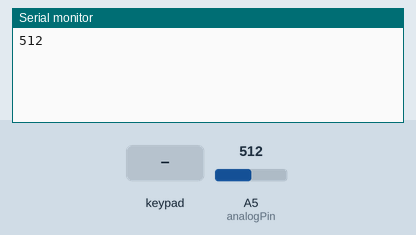
This sketch was run on a simulated Arduino Uno, built with avr-gcc and run on an emulated ATmega328P. Shown: the last lines printed to the serial monitor. The test bench sets the inputs (shaded band); at power-on: A5 (analogPin) = 512.

Above: at 1.2 s.
1.3 s: key '0' pressed
At 1.8 s:
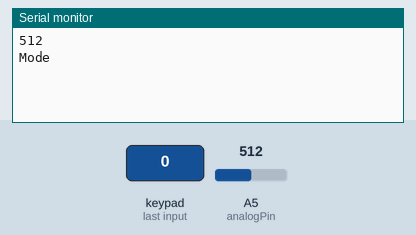
2.8 s: keypad keys 2 3 4 5 pressed 0.4 s apart
At 5.1 s:
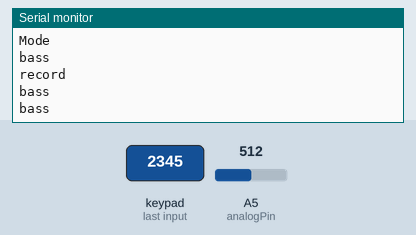
5.9 s: key '1' pressed
At 6.4 s:
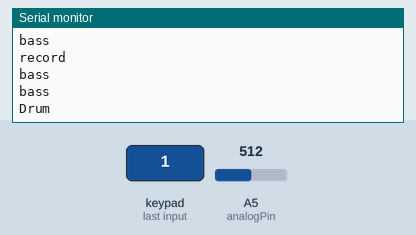
7.4 s: A5 (analogPin) set to 716
At 8.6 s:
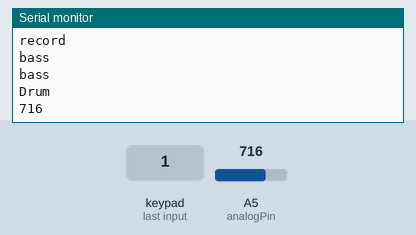
8.9 s: keypad keys 6 7 8 9 pressed 0.4 s apart
At 10.9 s:
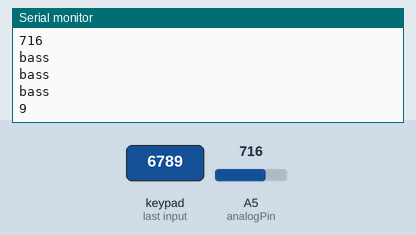
12.0 s: A5 (analogPin) set to 900
At 13.5 s:
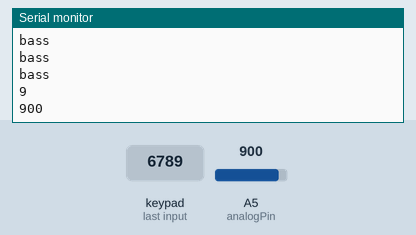
Timing chart, 0 to 14.5 s (numbered marks = the images above; inputs shaded):
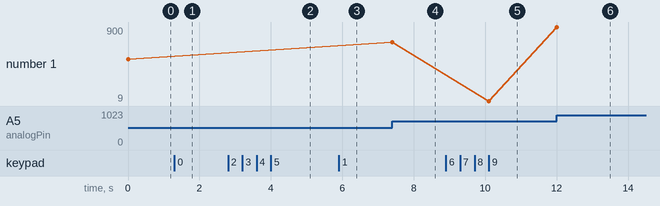

The sketch:

MIDI_arduino.ino
```cpp
#include <Keypad.h>
#include <Arduino.h>


const byte numRows= 4;
const byte numCols= 4;
const int analogPin = 5;

char keymap[numRows][numCols]=
{
  {'0','1','2','3'},
  {'4','5','6','7'},
  {'8','9','A','B'},
  {'C','D','E','F'}
};

byte rowPins[numRows] = {2,3,4,5};
byte colPins[numCols]= {6,7,8,9};

Keypad myKeypad= Keypad(makeKeymap(keymap), rowPins, colPins, numRows, numCols);


void setup()
{
  Serial.begin(9600);
}

void loop()
{
  char keypressed = myKeypad.getKey();
  int val = analogRead(analogPin);
  static int prevVal = 0;

  if (val != (prevVal + 1) && val != (prevVal - 1) && val != prevVal) {
    Serial.println(val);
    prevVal = val;
  }


  if (keypressed != NO_KEY)
  {
    switch (keypressed)
    {
      case '0':
          Serial.println("Mode");
          delay(100);
        break;
      case '1':
          Serial.println("Drum");
          delay(100);
        break;
      case '3':
          Serial.println("record");
          delay(10);
      break;
      case '2':
          Serial.println("bass");
          delay(10);
      break;
      case '4':
          Serial.println("bass");
          delay(10);
      break;
      case '5':
          Serial.println("bass");
          delay(10);
      break;
      case '6':
          Serial.println("bass");
          delay(10);
      break;
      case '7':
          Serial.println("bass");
          delay(10);
      break;
      case '8':
          Serial.println("bass");
          delay(10);
      break;
      case 'A':
          Serial.println("bass");
          delay(10);
      break;
      case 'B':
          Serial.println("bass");
          delay(10);
      break;
      case 'C':
          Serial.println("bass");
          delay(10);
      break;
      case 'D':
          Serial.println("bass");
          delay(10);
      break;
      case 'E':
          Serial.println("bass");
          delay(10);
      break;
      case 'F':
          Serial.println("bass");
          delay(10);
      break;
      default:
        Serial.println(keypressed);
        break;
    }

  }
}
```

Measured:
- after the input at 1.3 s, the serial monitor: prints a new line at once (image 1)
- after the input at 2.8 s, the serial monitor: prints a new line at once (image 2)
- after the input at 5.9 s, the serial monitor: prints a new line at once (image 3)
- after the input at 7.4 s, the serial monitor: prints a new line at once (image 4)
- after the input at 8.9 s, the serial monitor: prints a new line at once (image 5)
- after the input at 12.0 s, the serial monitor: prints a new line at once (image 6)
- plotted number 1: 512 → 716 after the input at 7.4 s, 716 → 9 after the input at 8.9 s, 9 → 900 after the input at 12.0 s
